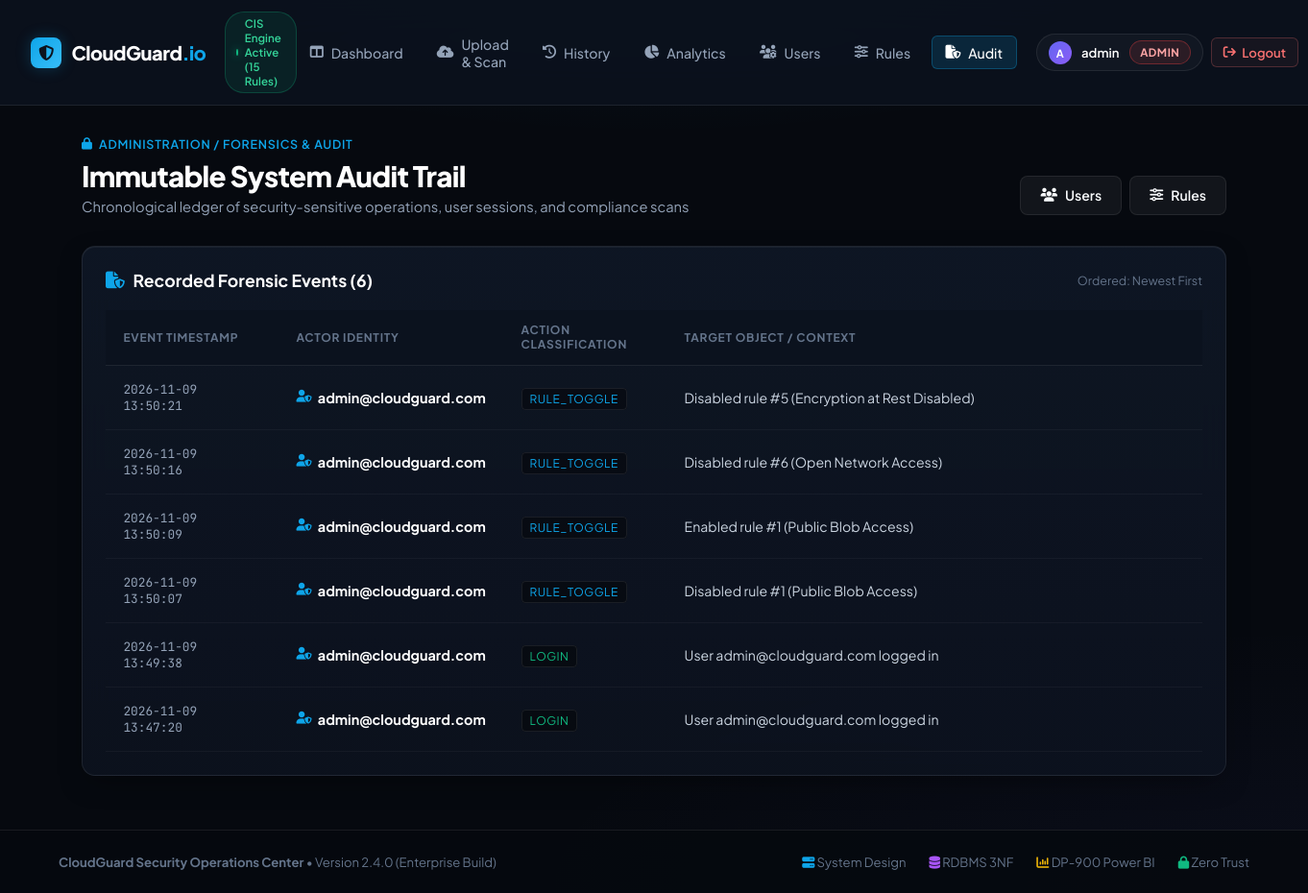
The page /admin/audit (signed in) on the database its author committed.
### tables this page shows
CREATE TABLE users (
    user_id INTEGER PRIMARY KEY AUTOINCREMENT,
    email TEXT UNIQUE NOT NULL,
    password_hash TEXT NOT NULL,
    role TEXT NOT NULL DEFAULT 'viewer',
    created_at DATETIME DEFAULT CURRENT_TIMESTAMP,
    is_active INTEGER DEFAULT 1
);

CREATE TABLE audit_log (
    log_id INTEGER PRIMARY KEY AUTOINCREMENT,
    user_id INTEGER REFERENCES users(user_id),
    action TEXT,
    target TEXT,
    performed_at DATETIME DEFAULT CURRENT_TIMESTAMP
);

### routes/admin.py (the view)
@admin_bp.route("/audit")
@admin_required
def audit():
    db = get_db()
    logs = db.execute(
        """SELECT a.*, u.email
           FROM audit_log a
           LEFT JOIN users u ON a.user_id = u.user_id
           ORDER BY a.performed_at DESC"""
    ).fetchall()
    return render_template("admin/audit.html", logs=logs)

### models/db.py (called while the page is built)
def get_db():
    if "db" not in g:
        g.db = sqlite3.connect(current_app.config["DATABASE"])
        g.db.row_factory = sqlite3.Row
        g.db.execute("PRAGMA foreign_keys = ON")
    return g.db

### routes/auth.py (called while the page is built)
def admin_required(f):
    @wraps(f)
    def wrapper(*args, **kwargs):
        if "user_id" not in session:
            flash("Please log in first.", "warning")
            return redirect(url_for("auth.login"))
        if session.get("role") != "admin":
            flash("Admin access required.", "danger")
            return redirect(url_for("scans.dashboard"))
        return f(*args, **kwargs)
    return wrapper

### templates/admin/audit.html (shortened to what this page needs)
{% extends "base.html" %}
{% block content %}
<div class="page-hero">
    <div>
        <div class="breadcrumb">
            <i class="fa-solid fa-lock"></i> Administration / Forensics & Audit
        </div>
        <h1 class="page-title">Immutable System Audit Trail</h1>
        <p class="page-subtitle">Chronological ledger of security-sensitive operations, user sessions, and compliance scans</p>
    </div>
    <div style="display: flex; gap: 0.5rem;">
        <a href="{{ url_for('admin.users') }}" class="btn-action btn-ghost"><i class="fa-solid fa-users"></i> Users</a>
        <a href="{{ url_for('admin.rules') }}" class="btn-action btn-ghost"><i class="fa-solid fa-sliders"></i> Rules</a>
    </div>
</div>
<div class="glass-card">
    <div class="card-title-bar">
        <div class="card-heading">
            <i class="fa-solid fa-file-shield" style="color: var(--azure);"></i>
            <span>Recorded Forensic Events ({{ logs|length }})</span>
        </div>
        <span style="font-size: 0.78rem; color: var(--text-tertiary);">Ordered: Newest First</span>
    </div>
    {% if logs %}
    <div class="table-shell">
        <table class="enterprise-table">
            <thead>
                <tr>
                    <th style="width: 180px;">Event Timestamp</th>
                    <th style="width: 220px;">Actor Identity</th>
                    <th style="width: 170px;">Action Classification</th>
                    <th>Target Object / Context</th>
                </tr>
            </thead>
            <tbody>
                {% for l in logs %}
                <tr>
                    <td style="color: var(--text-secondary); font-family: 'JetBrains Mono', monospace; font-size: 0.8rem;">
                        {{ l['performed_at'][:19] }}
                    </td>
                    <td>
                        {% if l['email'] %}
                            <strong style="color: #fff; display: flex; align-items: center; gap: 0.4rem;">
                                <i class="fa-solid fa-user-shield" style="color: var(--azure); font-size: 0.8rem;"></i>
                                {{ l['email'] }}
                            </strong>
                        {% else %}
                            <span style="color: var(--text-tertiary); font-style: italic;">System / Anonymous</span>
                        {% endif %}
                    </td>
                    <td>
                        <span class="code-pill" style="font-size: 0.75rem; letter-spacing: 0.5px; color: {% if 'DELETE' in l['action'] or 'DISABLE' in l['action'] or 'SUSPEND' in l['action'] %}var(--critical){% elif 'LOGIN' in l['action'] or 'SCAN' in l['action'] %}var(--clean){% else %}var(--azure){% endif %};">
                            {{ l['action'] }}
                        </span>
                    </td>
                    <td style="color: #cbd5e1; font-size: 0.88rem;">
                        {{ l['target'] }}
                    </td>
                </tr>
                {% endfor %}
            </tbody>
        </table>
    </div>
    {% endif %}
</div>
{% endblock %}

### templates/base.html (shortened to what this page needs)
<!DOCTYPE html>
<html lang="en">
<head>
    <link rel="stylesheet" href="https://cdnjs.cloudflare.com/ajax/libs/font-awesome/6.5.1/css/all.min.css">
        <link rel="stylesheet" href="{{ url_for('static', filename='css/style.css') }}?v=2.4">
</head>
<body>
    <nav class="enterprise-nav">
        <div class="brand-wrapper">
            <a href="{{ url_for('scans.dashboard') if session.get('user_id') else url_for('auth.login') }}" class="brand-logo">
                <div class="logo-shield">
                    <i class="fa-solid fa-shield-halved"></i>
                </div>
                <span>CloudGuard<span style="color: var(--azure);">.io</span></span>
            </a>
            <div class="status-beacon">
                <span>CIS Engine Active (15 Rules)</span>
            </div>
        </div>
        <ul class="nav-menu">
            {% if session.get('user_id') %}
                <li>
                    <a href="{{ url_for('scans.dashboard') }}" class="nav-link {% if request.endpoint == 'scans.dashboard' %}active{% endif %}">
                        <i class="fa-solid fa-table-columns"></i> Dashboard
                    </a>
                </li>
                <li>
                    <a href="{{ url_for('scans.upload') }}" class="nav-link {% if request.endpoint == 'scans.upload' %}active{% endif %}">
                        <i class="fa-solid fa-cloud-arrow-up"></i> Upload & Scan
                    </a>
                </li>
                <li>
                    <a href="{{ url_for('scans.history') }}" class="nav-link {% if request.endpoint == 'scans.history' %}active{% endif %}">
                        <i class="fa-solid fa-clock-rotate-left"></i> History
                    </a>
                </li>
                <li>
                    <a href="{{ url_for('analytics.analytics') }}" class="nav-link {% if request.endpoint == 'analytics.analytics' %}active{% endif %}">
                        <i class="fa-solid fa-chart-pie"></i> Analytics
                    </a>
                </li>
                {% if session.get('role') == 'admin' %}
                    <li>
                        <a href="{{ url_for('admin.users') }}" class="nav-link {% if request.endpoint == 'admin.users' %}active{% endif %}">
                            <i class="fa-solid fa-users-gear"></i> Users
                        </a>
                    </li>
                    <li>
                        <a href="{{ url_for('admin.rules') }}" class="nav-link {% if request.endpoint == 'admin.rules' %}active{% endif %}">
                            <i class="fa-solid fa-sliders"></i> Rules
                        </a>
                    </li>
                    <li>
                        <a href="{{ url_for('admin.audit') }}" class="nav-link {% if request.endpoint == 'admin.audit' %}active{% endif %}">
                            <i class="fa-solid fa-file-shield"></i> Audit
                        </a>
                    </li>
                {% endif %}
                <li style="margin-left: 0.75rem;">
                    <div class="user-profile-chip">
                        <div class="user-avatar">
                            {{ session.get('email', 'U')[0]|upper }}
                        </div>
                        <span style="color: #fff; font-weight: 600;">{{ session.get('email', '').split('@')[0] }}</span>
                        <span class="status-pill {% if session.get('role') == 'admin' %}pill-critical{% elif session.get('role') == 'analyst' %}pill-high{% else %}pill-low{% endif %}">
                            {{ session.get('role') }}
                        </span>
                    </div>
                </li>
                <li>
                    <a href="{{ url_for('auth.logout') }}" class="btn-signout">
                        <i class="fa-solid fa-arrow-right-from-bracket"></i> Logout
                    </a>
                </li>
            {% endif %}
        </ul>
    </nav>
    <main class="app-container">
        {% block content %}{% endblock %}
    </main>
    <footer class="enterprise-footer">
        <div style="display: flex; justify-content: space-between; align-items: center; max-width: 1240px; margin: 0 auto; flex-wrap: wrap; gap: 1rem;">
            <div>
                <strong>CloudGuard Security Operations Center</strong> &bull; Version 2.4.0 (Enterprise Build)
            </div>
            <div style="display: flex; gap: 1.5rem;">
                <span><i class="fa-solid fa-server" style="color: var(--azure);"></i> System Design</span>
                <span><i class="fa-solid fa-database" style="color: #a855f7;"></i> RDBMS 3NF</span>
                <span><i class="fa-solid fa-chart-column" style="color: #eab308;"></i> DP-900 Power BI</span>
                <span><i class="fa-solid fa-lock" style="color: var(--clean);"></i> Zero Trust</span>
            </div>
        </div>
    </footer>
</body>
</html>

### rows shown on the page
users: get "admin", get "ADMIN"
audit_log: performed_at "2026-11-09 13:50:21", email "admin@cloudguard.com", action "RULE_TOGGLE", target "Disabled rule #5 (Encryption at Rest Disabled)"
audit_log: performed_at "2026-11-09 13:50:16", email "admin@cloudguard.com", action "RULE_TOGGLE", target "Disabled rule #6 (Open Network Access)"
audit_log: performed_at "2026-11-09 13:50:09", email "admin@cloudguard.com", action "RULE_TOGGLE", target "Enabled rule #1 (Public Blob Access)"
audit_log: performed_at "2026-11-09 13:50:07", email "admin@cloudguard.com", action "RULE_TOGGLE", target "Disabled rule #1 (Public Blob Access)"
audit_log: performed_at "2026-11-09 13:49:38", email "admin@cloudguard.com", action "LOGIN", target "User admin@cloudguard.com logged in"
audit_log: performed_at "2026-11-09 13:47:20", email "admin@cloudguard.com", action "LOGIN", target "User admin@cloudguard.com logged in"

### other values the page prints
{{ session.get('email', 'U')[0]|upper }} "A"
{{ logs|length }} "6"
